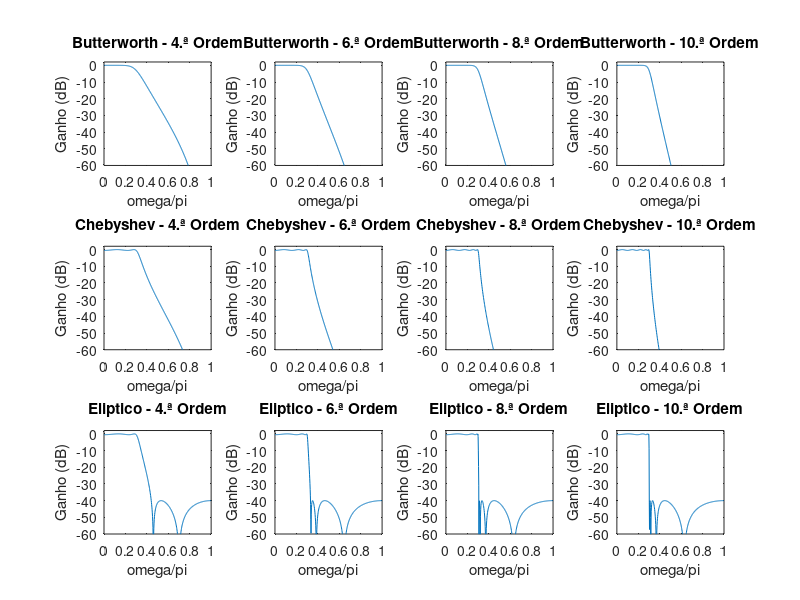

Source code (MATLAB):
%% Inicialização do ambiente
clear; close all; clc

%% Exercício 4
fc = 0.3;
w = linspace(0, pi, 500); %0:pi/500:pi;
f = w/pi;
order = [ 4, 6, 8, 10];

for i=1:4
    % Butterworth
    subplot(3,4,i)
    [num, den] = butter(order(i), fc, 'low'); %order, cutoff frequency, type
    h = freqz(num, den, w);
    gain = 20.*log10(abs(h));
    plot(f, gain);
    axis([0 1 -60 2]);
    title(['Butterworth - ' num2str(order(i)) '.ª Ordem']);
    ylabel("Ganho (dB)"); xlabel("\omega/\pi");
    
    % Chebyshev
    subplot(3,4,i+4)
    [num, den] = cheby1(order(i), 0.5, fc, 'low'); %0.5 is tollerance in dB
    h = freqz(num, den, w);
    gain = 20.*log10(abs(h));
    plot(f, gain);
    axis([0 1 -60 2]);
    title(['Chebyshev - ' num2str(order(i)) '.ª Ordem']);
    ylabel("Ganho (dB)"); xlabel("\omega/\pi");
    
    % Eliptico
    subplot(3,4,i+4+4)
    [num, den] = ellip(order(i), 0.5, 40, fc, 'low'); %0.5 is the tollerance in the top, -40 is the tollerance in the bottom
    h = freqz(num, den, w);
    gain = 20.*log10(abs(h));
    plot(f, gain);
    axis([0 1 -60 2]);
    title(['Eliptico - ' num2str(order(i)) '.ª Ordem']);
    ylabel("Ganho (dB)"); xlabel("\omega/\pi");
end
